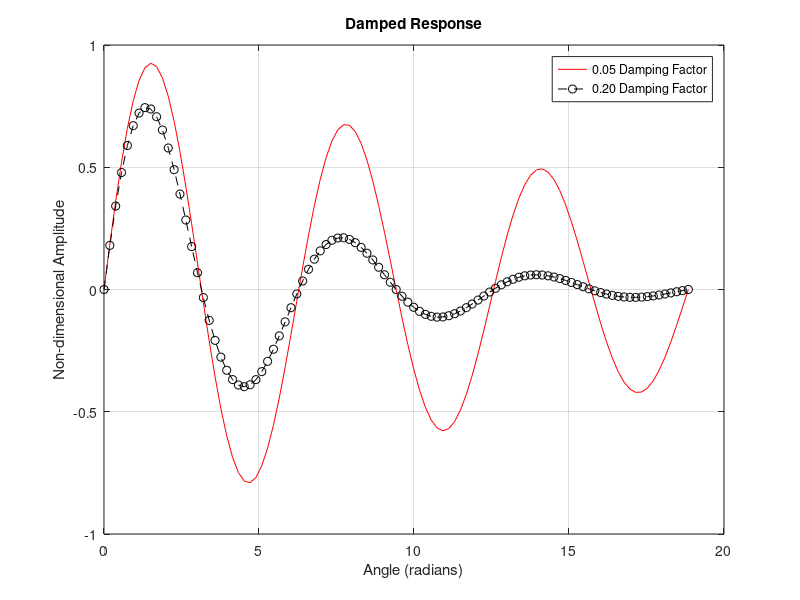
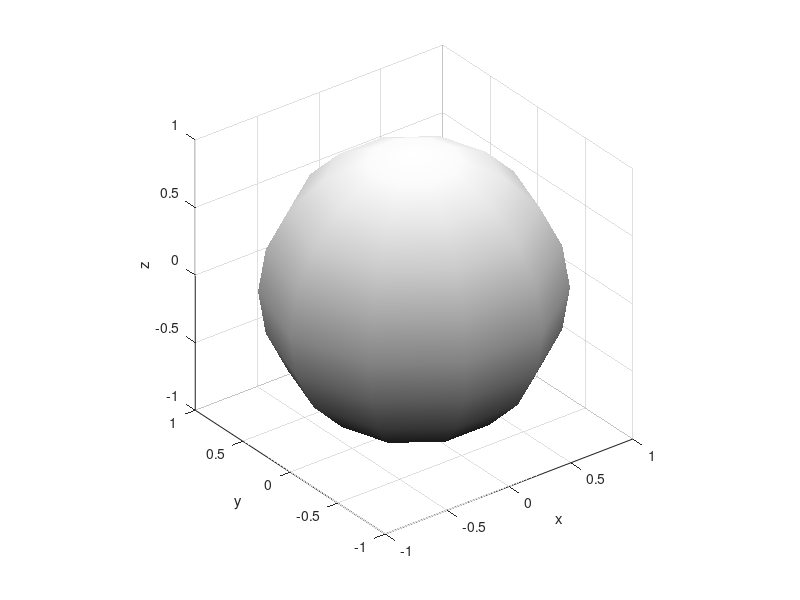
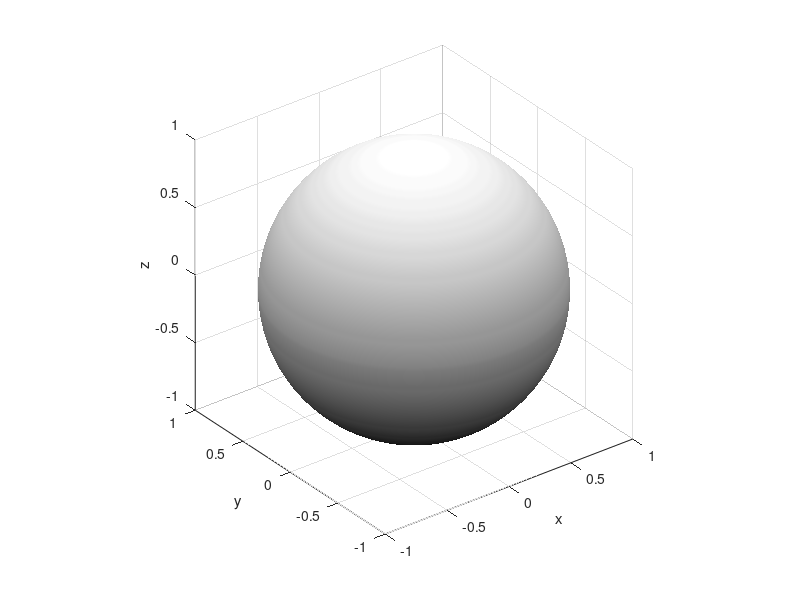

MATLAB code for these plots, in order:
%Exercise set 4 -----------------------------------------------------------
%Problem 1
myangle = linspace(0, 6*pi, 101);
lambda = [0.05, 0.20];
response1 = exp(-lambda(1).*myangle).*sin(myangle);
plot(myangle, response1, 'r')
xlabel('Angle (radians)');
ylabel('Non-dimensional Amplitude');
title('Damped Response');
grid;
response2 = exp(-lambda(2).*myangle).*sin(myangle);
hold on
plot(myangle, response2, '--oblack')
legend('0.05 Damping Factor', '0.20 Damping Factor');
print -dpng problem1
%Problem 2 ----------------------------------------------------------------
figure
n = 10; %Resolution of 10
[x, y, z] = sphere(n);
surf(x, y, z)
shading('interp')
colormap(gray)
daspect([1, 1, 1])
xlabel('x')
ylabel('y')
zlabel('z')
figure% New figure
n = 100; %Resolution of 100
[x, y, z] = sphere(n);
surf(x, y, z)
shading('interp')
colormap(gray)
daspect([1, 1, 1])
xlabel('x')
ylabel('y')
zlabel('z')


